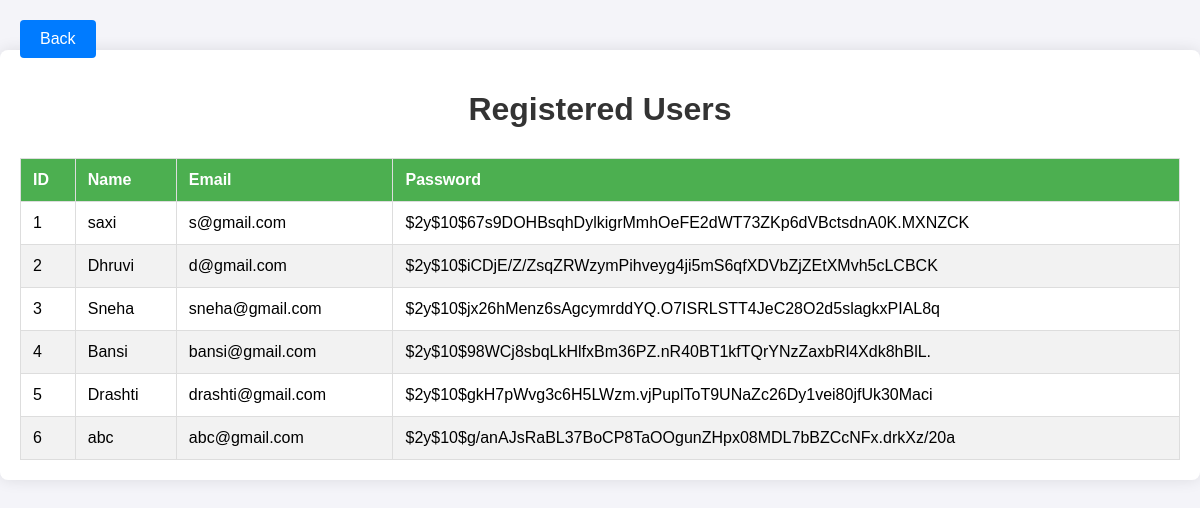
The app's page /admin/view_login.php with its own data.
### tables this page shows
CREATE TABLE `user` (
  `id` int(11) NOT NULL,
  `name` varchar(100) NOT NULL,
  `email` varchar(100) NOT NULL,
  `password` varchar(255) NOT NULL
);

### admin/view_login.php (the view, shortened to what this page needs)
<?php
include 'connectivity.php';
$query = "SELECT * FROM user";
$result = mysqli_query($con, $query);
?>
<!DOCTYPE html>
<html lang="en">
<head>
</head>
<body>
    <div class="container">
    <a href="admin_page.php" class="back-btn">Back</a>
        <h1>Registered Users</h1>
        <table>
            <thead>
                <tr>
                    <th>ID</th>
                    <th>Name</th>
                    <th>Email</th>
                    <th>Password</th>
                </tr>
            </thead>
            <tbody>
                <?php
                if (mysqli_num_rows($result) > 0) {
                    while ($row = mysqli_fetch_assoc($result)) {
                        echo "<tr>";
                        echo "<td>" . $row['id'] . "</td>";
                        echo "<td>" . $row['name'] . "</td>";
                        echo "<td>" . $row['email'] . "</td>";
                        echo "<td>" . $row['password'] . "</td>";
                        echo "</tr>";
                    }
                } else {
                    echo "<tr><td colspan='4'>No users found.</td></tr>";
                }
                ?>
            </tbody>
        </table>
    </div>
</body>
</html>

### admin/view_login.php (style rules this page uses)
body { font-family: Arial, sans-serif; background-color: #f4f4f9; margin: 0; padding: 0; }
.container { max-width: 1200px; margin: 50px auto; padding: 20px; background-color: #fff; border-radius: 8px; box-shadow: 0 0 15px rgba(0,0,0,0.1); }
h1 { text-align: center; color: #333; }
table { width: 100%; border-collapse: collapse; margin-top: 30px; }
table, th, td { border: 1px solid #ddd; }
th, td { padding: 12px; text-align: left; }
th { background-color: #4CAF50; color: white; }
tr:nth-child(even) { background-color: #f2f2f2; }
.back-btn { display: inline-block; background-color: #007bff; color: white; padding: 10px 20px; border: none; border-radius: 4px; text-decoration: none; font-size: 16px; position: absolute; top: 20px; left: 20px; }

### records on screen
user: id "1", name "saxi", email "s@gmail.com", password "$2y$10$67s9DOHBsqhDylkigrMmhOeFE2dWT73ZKp6dVBctsdnA0K.MXNZCK"
user: id "2", name "Dhruvi", email "d@gmail.com", password "$2y$10$iCDjE/Z/ZsqZRWzymPihveyg4ji5mS6qfXDVbZjZEtXMvh5cLCBCK"
user: id "3", name "Sneha", email "sneha@gmail.com", password "$2y$10$jx26hMenz6sAgcymrddYQ.O7ISRLSTT4JeC28O2d5slagkxPIAL8q"
user: id "4", name "Bansi", email "bansi@gmail.com", password "$2y$10$98WCj8sbqLkHlfxBm36PZ.nR40BT1kfTQrYNzZaxbRl4Xdk8hBlL."
user: id "5", name "Drashti", email "drashti@gmail.com", password "$2y$10$gkH7pWvg3c6H5LWzm.vjPuplToT9UNaZc26Dy1vei80jfUk30Maci"
user: id "6", name "abc", email "abc@gmail.com", password "$2y$10$g/anAJsRaBL37BoCP8TaOOgunZHpx08MDL7bBZCcNFx.drkXz/20a"
